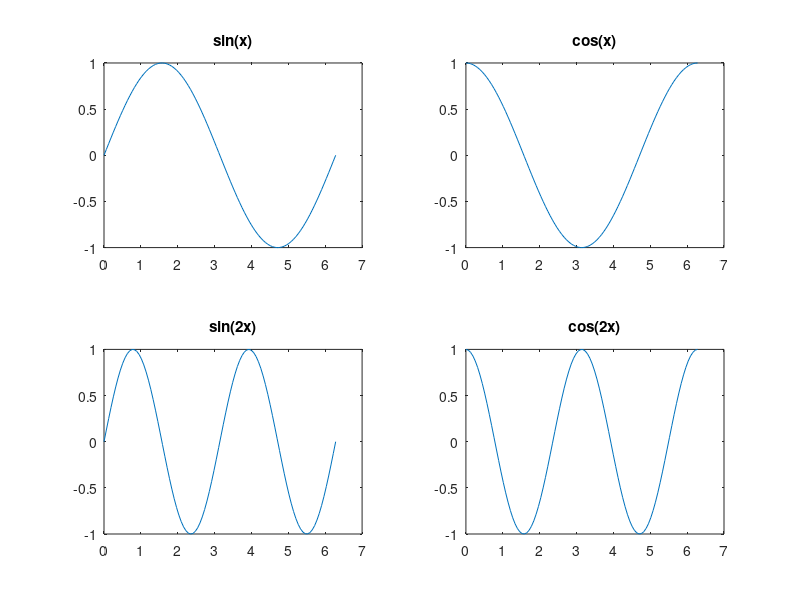

The MATLAB script that drew this image:
x = linspace(0, 2*pi, 100);  % Define x values. 0 is start, 2*pi is end, n is amount of points
y1 = sin(x);                 % First function
y2 = cos(x);                 % Second function
y3 = sin(2*x);               % Third function
y4 = cos(2*x);               % Fourth function

subplot(2,2,1); 
plot(x, y1);
title('sin(x)');

subplot(2,2,2);
plot(x, y2);
title('cos(x)');

subplot(2,2,3);
plot(x, y3);
title('sin(2x)');

subplot(2,2,4);
plot(x, y4);
title('cos(2x)');
%these plots are in a 2x2 grid. They are labeled 1-4 from top left to
%bottom right.
